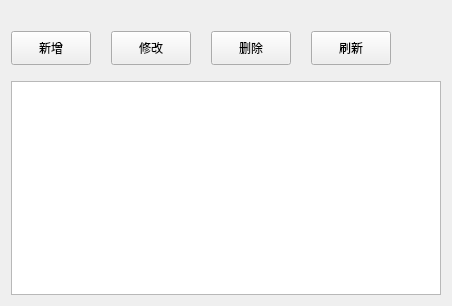
<?xml version="1.0" encoding="UTF-8"?>
<ui version="4.0">
 <class>SysStaffPosition</class>
 <widget class="QWidget" name="SysStaffPosition">
  <property name="geometry">
   <rect>
    <x>0</x>
    <y>0</y>
    <width>452</width>
    <height>306</height>
   </rect>
  </property>
  <property name="windowTitle">
   <string>Form</string>
  </property>
  <layout class="QHBoxLayout" name="horizontalLayout_2">
   <item>
    <layout class="QVBoxLayout" name="verticalLayout">
     <item>
      <layout class="QHBoxLayout" name="horizontalLayout">
       <property name="spacing">
        <number>20</number>
       </property>
       <property name="topMargin">
        <number>20</number>
       </property>
       <property name="bottomMargin">
        <number>10</number>
       </property>
       <item>
        <widget class="QPushButton" name="btn_insert">
         <property name="minimumSize">
          <size>
           <width>0</width>
           <height>34</height>
          </size>
         </property>
         <property name="text">
          <string>新增</string>
         </property>
        </widget>
       </item>
       <item>
        <widget class="QPushButton" name="btn_update">
         <property name="minimumSize">
          <size>
           <width>0</width>
           <height>34</height>
          </size>
         </property>
         <property name="text">
          <string>修改</string>
         </property>
        </widget>
       </item>
       <item>
        <widget class="QPushButton" name="btn_delete">
         <property name="minimumSize">
          <size>
           <width>0</width>
           <height>34</height>
          </size>
         </property>
         <property name="text">
          <string>删除</string>
         </property>
        </widget>
       </item>
       <item>
        <widget class="QPushButton" name="btn_refresh">
         <property name="minimumSize">
          <size>
           <width>0</width>
           <height>34</height>
          </size>
         </property>
         <property name="text">
          <string>刷新</string>
         </property>
        </widget>
       </item>
       <item>
        <spacer name="horizontalSpacer">
         <property name="orientation">
          <enum>Qt::Horizontal</enum>
         </property>
         <property name="sizeHint" stdset="0">
          <size>
           <width>40</width>
           <height>20</height>
          </size>
         </property>
        </spacer>
       </item>
      </layout>
     </item>
     <item>
      <widget class="QTableWidget" name="tableWidget">
       <property name="frameShape">
        <enum>QFrame::StyledPanel</enum>
       </property>
       <property name="verticalScrollBarPolicy">
        <enum>Qt::ScrollBarAsNeeded</enum>
       </property>
       <property name="horizontalScrollBarPolicy">
        <enum>Qt::ScrollBarAsNeeded</enum>
       </property>
       <property name="sizeAdjustPolicy">
        <enum>QAbstractScrollArea::AdjustIgnored</enum>
       </property>
       <property name="editTriggers">
        <set>QAbstractItemView::NoEditTriggers</set>
       </property>
       <property name="alternatingRowColors">
        <bool>true</bool>
       </property>
       <property name="selectionMode">
        <enum>QAbstractItemView::SingleSelection</enum>
       </property>
       <property name="selectionBehavior">
        <enum>QAbstractItemView::SelectRows</enum>
       </property>
       <property name="verticalScrollMode">
        <enum>QAbstractItemView::ScrollPerPixel</enum>
       </property>
       <attribute name="horizontalHeaderMinimumSectionSize">
        <number>40</number>
       </attribute>
       <attribute name="horizontalHeaderDefaultSectionSize">
        <number>300</number>
       </attribute>
       <attribute name="horizontalHeaderStretchLastSection">
        <bool>true</bool>
       </attribute>
       <attribute name="verticalHeaderVisible">
        <bool>false</bool>
       </attribute>
       <attribute name="verticalHeaderMinimumSectionSize">
        <number>24</number>
       </attribute>
       <attribute name="verticalHeaderDefaultSectionSize">
        <number>40</number>
       </attribute>
      </widget>
     </item>
    </layout>
   </item>
  </layout>
 </widget>
 <resources/>
 <connections/>
</ui>
